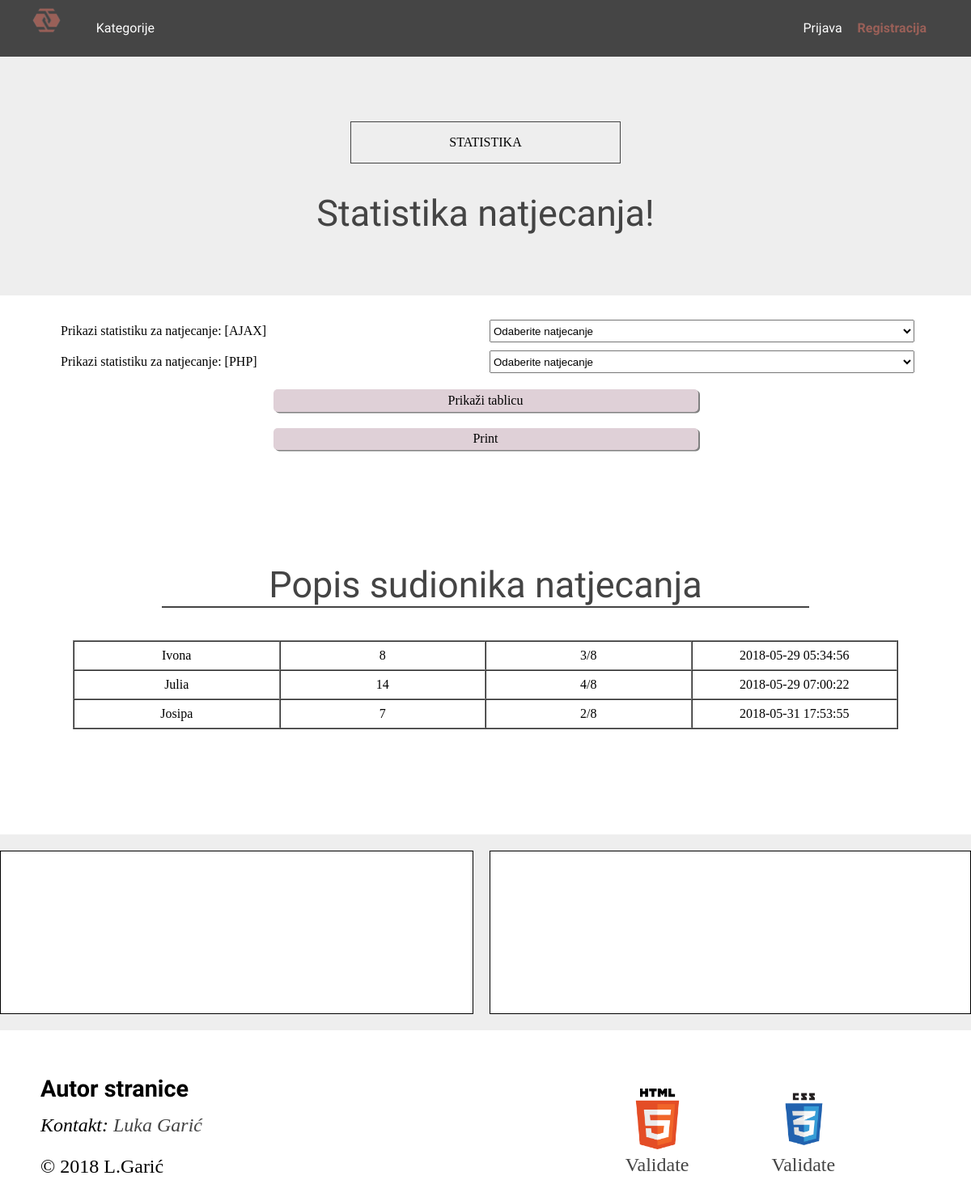
Screenshot of /statistikaNatjecanja.php with the database file from the repository.
### tables this page shows
CREATE TABLE IF NOT EXISTS `SudionikNatjecanja` (
  `SudionikNatjecanja_ID` int(11) NOT NULL AUTO_INCREMENT,
  `Korisnici_ID` int(11) NOT NULL,
  `Natjecanje_ID` int(11) NOT NULL,
  `SudionikNatjecanja_nadimak` varchar(30) NOT NULL,
  `SudionikNatjecanja_rezultat` int(11) DEFAULT NULL,
  `SudionikNatjecanja_tocniOdgovori` varchar(25) DEFAULT NULL,
  `SudionikNatjecanja_pocetakRjesavanja` datetime DEFAULT NULL,
  `SudionikNatjecanja_zavrsetakRjesavanja` datetime DEFAULT NULL,
  PRIMARY KEY (`SudionikNatjecanja_ID`),
  UNIQUE KEY `SudionikNatjecanja_nadimak_UNIQUE` (`SudionikNatjecanja_nadimak`),
  KEY `fk_SudionikNatjecanja_Natjecanja1_idx` (`Natjecanje_ID`),
  KEY `fk_SudionikNatjecanja_Korisnici1` (`Korisnici_ID`)
);

### baza.class.php (called while the page is built, shortened)
<?php
class Baza {
    private $veza = null;
    function spojiDB() {
        $this->veza = new mysqli(self::server, self::korisnik, self::lozinka, self::baza);
        $this->veza->set_charset("utf8");
        return $this->veza;
    }
    function selectDB($upit) {
        $rezultat = $this->veza->query($upit);
        return $rezultat;
    }
}
?>

### lgaric.class.php (the view, shortened to what this page needs)
<?php
require './baza.class.php';
class Functions {
    static function NavigacijaDrugiIzbornik() {
        if (isset($_SESSION["korisnik"])) {
            echo "<ul id='drugi'>
                    <li class='desktop'><div>Dobrodošli &nbsp; <div style='color: #915047;'>" . $_SESSION["ime"] . "</div></div></li>
                    <li class='desktop'><a href='prijavaRegistracija.php?mod=odjava'>Odjava</a></li>
                </ul>";
        } else {
            echo "<ul id='drugi'>
                    <li class='desktop'><a href='prijavaRegistracija.php?mod=prijava'>Prijava</a></li>
                    <li class='desktop' id='btnRegistracija'><a style='color: #915047;' href='prijavaRegistracija.php?mod=registracija'>Registracija</a></li>
                </ul>";
        }
    }
    static function GlavnaNavigacija() {
        if (isset($_SESSION["korisnik"])) {
            $tip = $_SESSION["tip"];
            if ($tip == 1) {
                echo "<li class='desktop'><a href='statistika.php'>Statistika</a></li><li class='desktop'><a href='postavkeStranice.php'>Postavke</a></li>";
            } elseif ($tip == 2) {
                echo "<li class='desktop'><a href='moderatorKategorije.php'>Moje kategorije</a></li><li class='desktop'><a href='popisZahtjevaOglasa.php'>Oglasi</a></li>";
            } elseif ($tip == 3) {
                echo "<li class='desktop'><a href='index.php#kategorije'>Kategorije</a></li><li class='desktop'><a href='mojiOglasi.php'>Moji oglasi</a></li><li class='desktop'><a href='noviOglas.php'>Novi oglas</a></li>";
            }
        } else {
            echo "<li class='desktop'><a href='index.php#kategorije'>Kategorije</a></li>";
        }
    }
    static function IspisTablice($upit, $nazivTablice, $naslovTablice = "Tablica", $prvi = null, $drugi = null, $treci = null, $cetvrti = null) {
        $exit = "";
        $veza = new Baza();
        $veza->spojiDB();
        $rezultat = $veza->selectDB($upit);
        $brojStupaca = mysqli_num_fields($rezultat);
        $brojZapisa = mysqli_num_rows($rezultat);
        $dohvatiZaglavlje = "SELECT column_name from information_schema.columns where table_schema = 'WebDiP2017x044' and table_name = '" . $nazivTablice . "';";
        $columns = $veza->selectDB($dohvatiZaglavlje);
        $exit .=  "<div id='ispisTabliceDiv' class='sirina boxBijeli'>";
        if ($brojZapisa > 0) {
            $exit .=   "<div class='tablica'><table border='1' id='tablica'>
                    <caption class='naslov ravno border_bottom'>" . $naslovTablice . "</caption>";
            $exit .=   Functions::ColGrupe($brojStupaca, $prvi, $drugi, $treci, $cetvrti) . Functions::ZaglavljaTablice($columns, $prvi, $drugi, $treci, $cetvrti) . "<tbody>";
            while ($red = mysqli_fetch_array(($rezultat))) {
                if($red != null){
                    $exit .=   Functions::RedoviTablice($brojStupaca, $red, $prvi, $drugi, $treci, $cetvrti);
                }
            }
            $exit .=   "</tbody>
                </table></div>";
        } else {
            $exit .=   "<div class='ravno naslov_kartice'>Tablica " . $nazivTablice . " ne sadrži podatke</div>";
        }
        $exit .=   "</div>";
        return $exit;
    }
    static function ColGrupe($brojStupaca, $prvi, $drugi, $treci, $cetvrti) {
        $exit = "";
        if ($prvi != null && $drugi != null && $treci != null && $cetvrti != null) {
            $exit .=   "<colgroup>";
            $colWidth = 100 / $brojStupaca;
            for ($i = 0; $i < $brojStupaca; $i++) {
                if ($i == 0 || $i == $prvi || $i == $drugi || $i == $treci || $i == $cetvrti) {
                } else {
                    $exit .=   "<col style='width: " . $colWidth . "%'>";
                }
            }
            $exit .=   "</colgroup>";
        } elseif ($prvi != null && $drugi != null && $treci != null) {
            $exit .=   "<colgroup>";
            $colWidth = 100 / $brojStupaca;
            for ($i = 0; $i < $brojStupaca; $i++) {
                if ($i == 0 || $i == $prvi || $i == $drugi || $i == $treci) {
                } else {
                    $exit .=   "<col style='width: " . $colWidth . "%'>";
                }
            }
            $exit .=   "</colgroup>";
        }
        return $exit;
    }
    static function ZaglavljaTablice($columns, $prvi, $drugi, $treci, $cetvrti) {
        $exit =  "";
        $exit .=   "<thead><tr>";
        $exit .=   "</tr></thead>";
        return $exit;
    }
    static function RedoviTablice($brojStupaca, $red, $prvi, $drugi, $treci, $cetvrti) {
        $exit =  "";
        $exit .=   "<tr>";
        if ($prvi != null && $drugi != null && $treci != null && $cetvrti != null) {
            for ($i = 0; $i < $brojStupaca; $i++) {
                if ($i == 0 || $i == $prvi || $i == $drugi || $i == $treci || $i == $cetvrti) {
                } else {
                    $exit .=   "<td class='hide_mobile'>" . $red[$i] . "</td>";
                }
            }
        } elseif ($prvi != null && $drugi != null && $treci != null) {
            for ($i = 0; $i < $brojStupaca; $i++) {
                if ($i == 0 || $i == $prvi || $i == $drugi || $i == $treci) {
                } else {
                    $exit .=   "<td class='hide_mobile'>" . $red[$i] . "</td>";
                }
            }
        }
        $exit .=   "</tr>";
        return $exit;
    }
    static function IspisiComboBox($naziv, $label, $upit, $defaultVrijednost = " ", $required = false, $autoincrement = false) {
        $exit = "";
        $veza = new Baza();
        $veza->spojiDB();
        $rezultat = $veza->selectDB($upit);
        $exit .= "<label for='$naziv'>$label</label><select id='$naziv' name='$naziv'>";
        if ($required) {
            $exit .= "<option value='' selected='selected'>$defaultVrijednost</option>";
        } else {
            $exit .= "<option value='-1' selected='selected'>$defaultVrijednost</option>";
        }
        if (!$autoincrement) {
            while ($red = mysqli_fetch_array(($rezultat))) {
                $exit .= "<option value='$red[0]'>$red[1]</option>";
            }
        } else {
            $id = 1;
            while ($red = mysqli_fetch_array(($rezultat))) {
                $exit .= "<option value='$id'>$red[0]</option>";
                $id++;
            }
        }
        $exit .= "</select>";
        return $exit;
    }
}

### CSS/lgaric.css (style rules this page uses)
html, body, div, nav, ul, li, a, figcaption, figure, header, footer { margin: 0; padding: 0; border: 0; font-size: 100%; }
body { z-index: -5; background: #eeeeee; }
.sirina { margin: 0 auto; max-width: 1400px; }
#prvi, #drugi { position: absolute; top: 0; text-align: center; }
#drugi { right: 40px; }
.navigacija div ul li, .navigacija div ul li div { display: inline-block; text-decoration: none; font-family: 'BioRhyme', serif; color: white; padding-right: 15px; line-height: 70px; }
.navigacija div ul li a { color: white; text-decoration: none; }
#btnRegistracija, btnRegistracija1 { font-weight: bold; }
.naslov { font-family: 'BioRhyme', serif; text-align: center; color: #444444; font-size: 45px; max-width: 800px; margin: 35px auto; }
label, input, textarea { width: 100%; margin: 5px; }
.ravno { text-align: center; }
.boxBijeli { background: white; text-align: left; padding: 30px; margin: 20px auto; }
.border_bottom { border-bottom: 2px solid #444444; width: 90%; margin: 0 auto 40px; }
table { text-align: center; margin: 0 auto; width: 100%; }

### CSS/lgaric_prilagodbe.css (style rules this page uses)
@media screen and (min-width: 1102px) { .gumbi, .ravno { grid-column: span 2; } }

### rows the page displays
sudioniknatjecanja: SudionikNatjecanja_nadimak "Ivona", SudionikNatjecanja_rezultat "8", SudionikNatjecanja_tocniOdgovori "3/8", SudionikNatjecanja_pocetakRjesavanja "2018-05-29 05:34:56"
sudioniknatjecanja: SudionikNatjecanja_nadimak "Julia", SudionikNatjecanja_rezultat "14", SudionikNatjecanja_tocniOdgovori "4/8", SudionikNatjecanja_pocetakRjesavanja "2018-05-29 07:00:22"
sudioniknatjecanja: SudionikNatjecanja_nadimak "Josipa", SudionikNatjecanja_rezultat "7", SudionikNatjecanja_tocniOdgovori "2/8", SudionikNatjecanja_pocetakRjesavanja "2018-05-31 17:53:55"

### other values shown
$label "Prikazi statistiku za natjecanje: [AJAX] Prikazi statistiku za natjecanje: [PHP]"
$naslovTablice "Popis sudionika natjecanja"
form field statistikaNatjecanjaComboBoxAJAX "Odaberite natjecanje"
form field statistikaNatjecanjaComboBox "Odaberite natjecanje"
